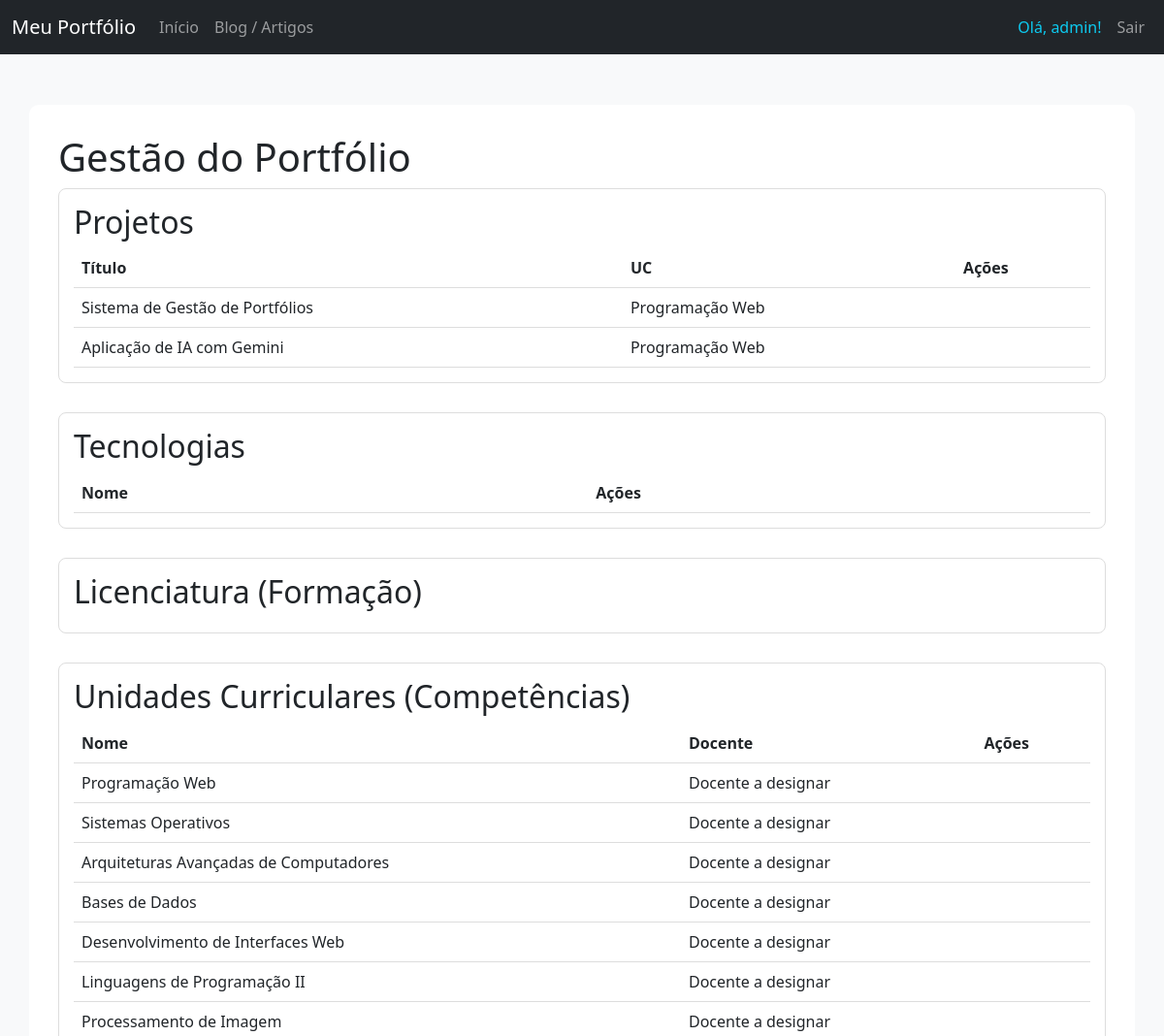
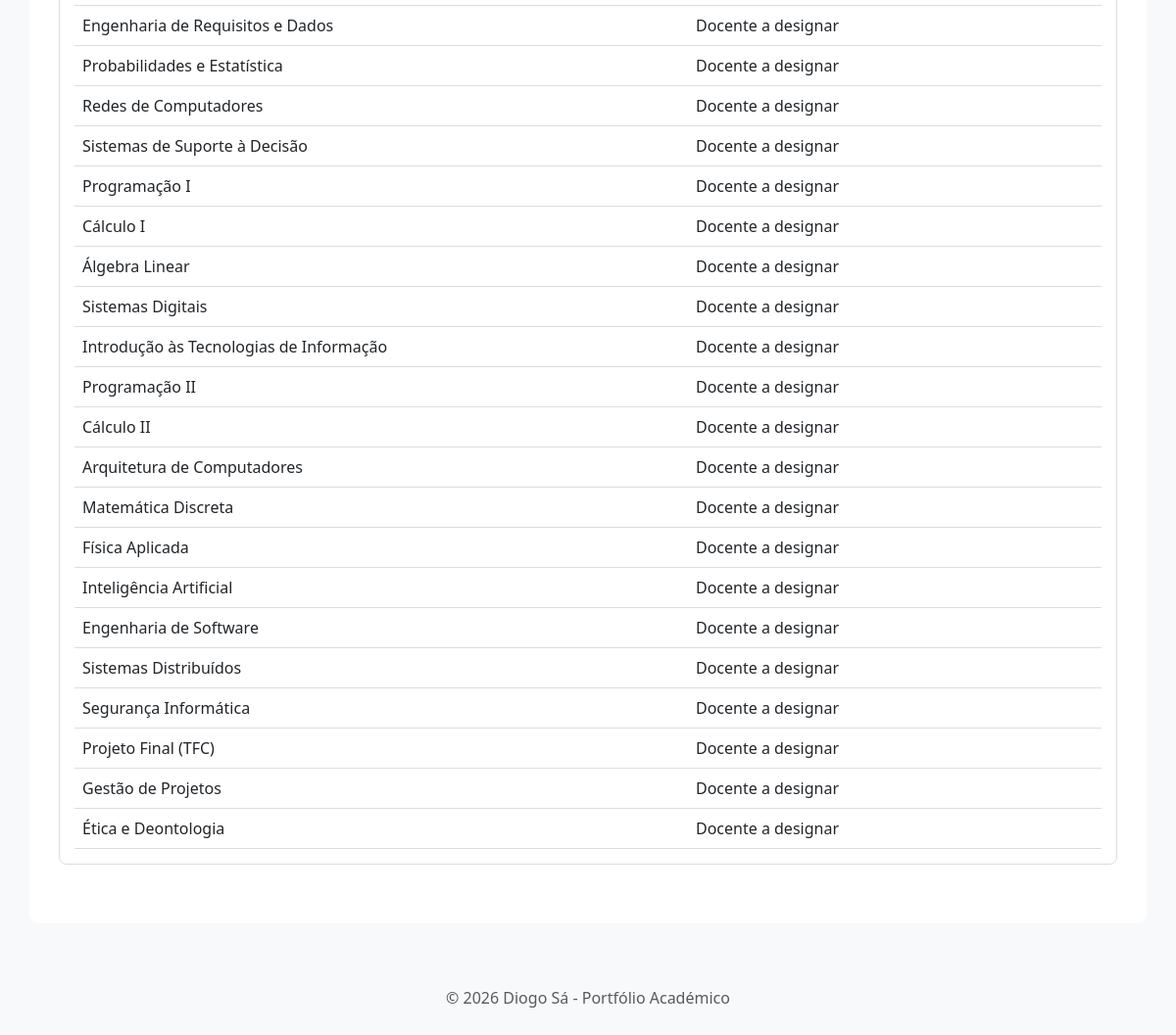
/portfolio/ (signed in), run on the app's committed database (2 pictures, top to bottom).
### portfolio/models.py (models this page shows, shortened)
class Projeto(models.Model):
    titulo = models.CharField(max_length=100)
    descricao = models.TextField()
    imagem = models.ImageField(upload_to='projetos/')
    github = models.URLField()
    uc = models.ForeignKey(UnidadeCurricular, on_delete=models.CASCADE)
    tecnologias = models.ManyToManyField(Tecnologia)

class UnidadeCurricular(models.Model):
    nome = models.CharField(max_length=100)
    ano = models.IntegerField()
    ects = models.IntegerField()
    docente = models.CharField(max_length=100)
    licenciatura = models.ForeignKey(Licenciatura, on_delete=models.CASCADE)

### portfolio/views.py (the view)
# urls.py: path('', views.home_page_view, name='home'),
def home_page_view(request):
    context = {
        'projetos': Projeto.objects.all(),
        'tecnologias': Tecnologia.objects.all(),
        'unidades': UnidadeCurricular.objects.all(),
    }
    return render(request, 'portfolio/home.html', context)

### portfolio/templates/portfolio/home.html (shortened to what this page needs)
{% extends 'portfolio/layout.html' %}
{% block content %}
<h1>Gestão do Portfólio</h1>
<div class="admin-section">
    <h2>Projetos</h2>
    <table>
        <tr>
            <th>Título</th>
            <th>UC</th>
            <th>Ações</th>
        </tr>
        {% for projeto in projetos %}
        <tr>
            <td>{{ projeto.titulo }}</td>
            <td>{{ projeto.uc.nome }}</td>
            <td>
            </td>
        </tr>
        {% empty %}
        <tr><td colspan="3">Nenhum projeto encontrado.</td></tr>
        {% endfor %}
    </table>
</div>
<div class="admin-section">
    <h2>Tecnologias</h2>
    <table>
        <tr>
            <th>Nome</th>
            <th>Ações</th>
        </tr>
    </table>
</div>
<div class="admin-section">
    <h2>Licenciatura (Formação)</h2>
</div>
<div class="admin-section">
    <h2>Unidades Curriculares (Competências)</h2>
    <table>
        <tr>
            <th>Nome</th>
            <th>Docente</th>
            <th>Ações</th>
        </tr>
        {% for uc in unidades %}
        <tr>
            <td>{{ uc.nome }}</td>
            <td>{{ uc.docente }}</td>
            <td>
            </td>
        </tr>
        {% endfor %}
    </table>
</div>
{% endblock %}

### portfolio/templates/portfolio/layout.html (shortened to what this page needs)
<!DOCTYPE html>
<html lang="pt">
<head>
    <link href="https://cdn.jsdelivr.net/npm/bootstrap@5.3.0/dist/css/bootstrap.min.css" rel="stylesheet">
</head>
<body>
    <nav class="navbar navbar-expand-lg navbar-dark bg-dark fixed-top">
    <div class="container-fluid">
        <a class="navbar-brand" href="{% url 'portfolio:home' %}">Meu Portfólio</a>
        <div class="navbar-nav w-100">
            <a class="nav-link" href="{% url 'portfolio:home' %}">Início</a>
            <a class="nav-link" href="{% url 'artigos:listagem' %}">Blog / Artigos</a>
            <div class="ms-auto d-flex">
                {% if request.user.is_authenticated %}
                    <span class="nav-link text-info">Olá, {{ user.username }}!</span>
                    <a class="nav-link" href="{% url 'accounts:logout' %}">Sair</a>
                {% else %}
                    <a class="nav-link" href="{% url 'accounts:login' %}">Entrar</a>
                {% endif %}
            </div>
        </div>
    </div>
</nav>
    <div class="container mt-5">
        {% block content %}{% endblock %}
    </div>
    <footer class="text-center mt-5 py-3 text-muted">
        <p>&copy; 2026 Diogo Sá - Portfólio Académico</p>
    </footer>
</body>
</html>

### portfolio/templates/portfolio/layout.html (style rules this page uses)
body { padding-top: 60px; background-color: #f8f9fa; }
.container { background: white; padding: 30px; border-radius: 10px; shadow: 0 4px 6px rgba(0,0,0,0.1); }
nav { margin-bottom: 20px; }

### portfolio/templates/portfolio/home.html (style rules this page uses)
.admin-section { margin-bottom: 30px; border: 1px solid #ddd; padding: 15px; border-radius: 8px; }
table { width: 100%; border-collapse: collapse; }
th, td { text-align: left; padding: 8px; border-bottom: 1px solid #ddd; }

### data on the page
Projeto: titulo "Sistema de Gestão de Portfólios", uc.nome "Programação Web"
Projeto: titulo "Aplicação de IA com Gemini", uc.nome "Programação Web"
UnidadeCurricular: nome "Programação Web", docente "Docente a designar"
UnidadeCurricular: nome "Sistemas Operativos", docente "Docente a designar"
UnidadeCurricular: nome "Arquiteturas Avançadas de Computadores", docente "Docente a designar"
UnidadeCurricular: nome "Bases de Dados", docente "Docente a designar"
UnidadeCurricular: nome "Desenvolvimento de Interfaces Web", docente "Docente a designar"
UnidadeCurricular: nome "Linguagens de Programação II", docente "Docente a designar"
UnidadeCurricular: nome "Processamento de Imagem", docente "Docente a designar"
UnidadeCurricular: nome "Engenharia de Requisitos e Dados", docente "Docente a designar"
UnidadeCurricular: nome "Probabilidades e Estatística", docente "Docente a designar"
UnidadeCurricular: nome "Redes de Computadores", docente "Docente a designar"
UnidadeCurricular: nome "Sistemas de Suporte à Decisão", docente "Docente a designar"
UnidadeCurricular: nome "Programação I", docente "Docente a designar"
UnidadeCurricular: nome "Cálculo I", docente "Docente a designar"
UnidadeCurricular: nome "Álgebra Linear", docente "Docente a designar"
UnidadeCurricular: nome "Sistemas Digitais", docente "Docente a designar"
UnidadeCurricular: nome "Introdução às Tecnologias de Informação", docente "Docente a designar"
UnidadeCurricular: nome "Programação II", docente "Docente a designar"
UnidadeCurricular: nome "Cálculo II", docente "Docente a designar"
UnidadeCurricular: nome "Arquitetura de Computadores", docente "Docente a designar"
UnidadeCurricular: nome "Matemática Discreta", docente "Docente a designar"
UnidadeCurricular: nome "Física Aplicada", docente "Docente a designar"
UnidadeCurricular: nome "Inteligência Artificial", docente "Docente a designar"
UnidadeCurricular: nome "Engenharia de Software", docente "Docente a designar"
UnidadeCurricular: nome "Sistemas Distribuídos", docente "Docente a designar"
UnidadeCurricular: nome "Segurança Informática", docente "Docente a designar"
UnidadeCurricular: nome "Projeto Final (TFC)", docente "Docente a designar"
UnidadeCurricular: nome "Gestão de Projetos", docente "Docente a designar"
UnidadeCurricular: nome "Ética e Deontologia", docente "Docente a designar"

### other printed values
{{ user.username }} "admin"
